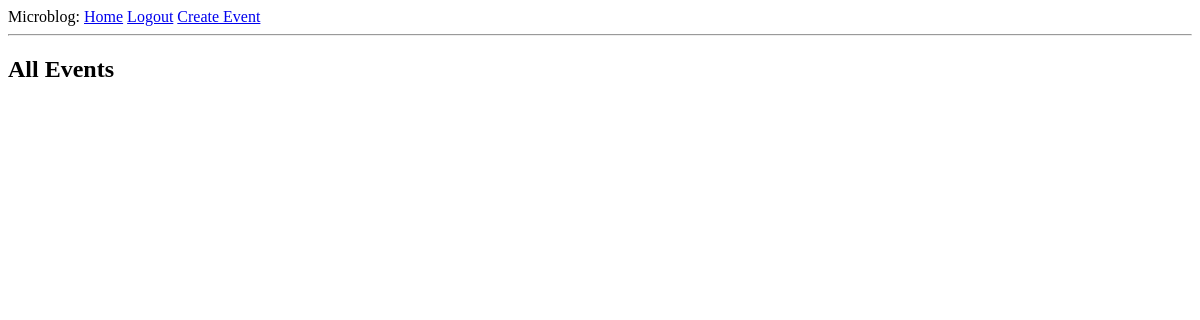
The app's page /events (signed in), older data.
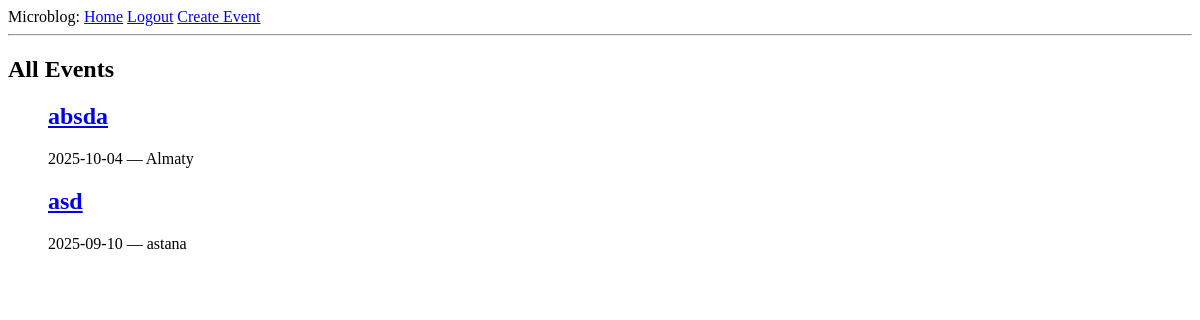
The same page, newer data.
### app/models.py (models this page shows)
class Event(db.Model):
    event_id: so.Mapped[int] = so.mapped_column(primary_key=True)
    title: so.Mapped[str] = so.mapped_column(sa.String(128), index=True, unique=True)
    description: so.Mapped[str] = so.mapped_column(sa.String(256), index=True)
    date: so.Mapped[datetime.date] = so.mapped_column(sa.Date)
    location: so.Mapped[str] = so.mapped_column(sa.String(30))
    total_seats: so.Mapped[int] = so.mapped_column()
    seats_left: so.Mapped[int] = so.mapped_column()
    created_by: so.Mapped[str] = so.mapped_column(sa.String(64))

### app/routes.py (the view)
@app.route('/events')
def events():
    events = Event.query.all()
    return render_template('events.html', events=events)

### app/models.py (called while the page is built)
@login.user_loader
def load_user(id):
    return db.session.get(User, int(id))

### app/templates/events.html
{% extends 'base.html' %}
{% block content %}
    <h2>All Events</h2>
    <ul>
    {% for event in events %}
    <h2>
        <a href="{{ url_for('event_detail', event_id=event.event_id) }}">
            {{ event.title }}
        </a>
    </h2>
    <p>{{ event.date }} — {{ event.location }}</p>
    {% endfor %}
    </ul>
{% endblock %}

### app/templates/base.html (shortened to what this page needs)
<!doctype html>
<html>
    <head>
    </head>
    <body>
        <div>
            Microblog:
            <a href="{{ url_for('index') }}">Home</a>
            {% if current_user.is_anonymous %}
            <a href="{{ url_for('login') }}">Login</a>
            {% else %}
            <a href="{{ url_for('logout') }}">Logout</a>
            {% endif %}
            {% if current_user.is_authenticated and current_user.role == 'admin' %}
                <a href="{{ url_for('create_event') }}">Create Event</a>
            {% endif %}
        </div>
        <hr>
        {% block content %}{% endblock %}
    </body>
</html>

Row changes from the older to the newer data that the page shows:
added Event: title "absda", date "2025-10-04", location "Almaty"
added Event: title "asd", date "2025-09-10", location "astana"
